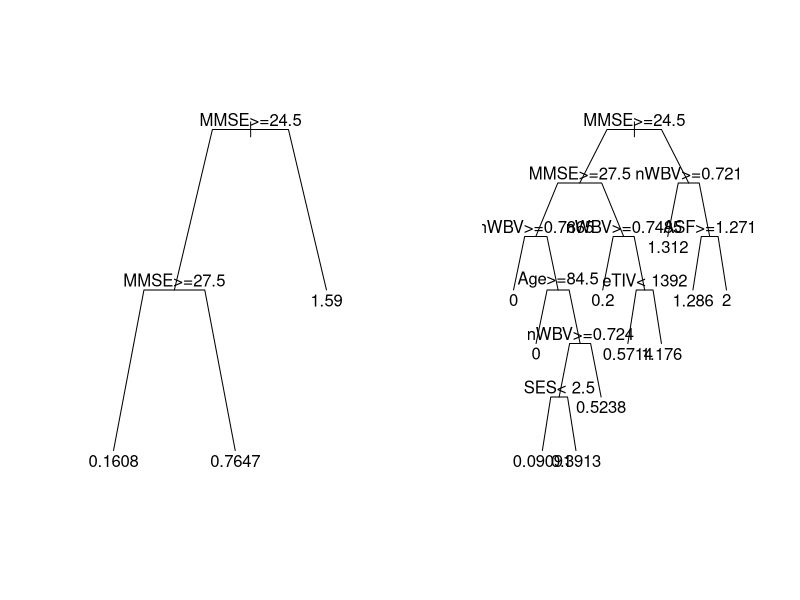

Reproduce this figure in R.

pl<-read.table("processed_oasis_cross-sectional.csv", header=TRUE, sep=",") 
library("rpart") 

# Include all independent variables and run CART anaylsis
pl_rpart<-rpart(CDR~ ., data=pl, control=rpart.control(xval=100)) 
opt<-which.min(pl_rpart$cptable[,"xerror"]) 
cp<-pl_rpart$cptable[opt,"CP"] 
par(mfrow=c(1,2)) 

# Prune the Tree
pl_prune<-prune(pl_rpart,cp=cp) 

# Plot both trees side by side
plot(pl_prune, uniform=TRUE, margin=0.1, branch=0.5, compress=TRUE) 
text(pl_prune) 
print(pl_prune$cptable) 
plot(pl_rpart, uniform=TRUE, margin=0.1, branch=0.5, compress=TRUE) 
text(pl_rpart) 
print(pl_rpart$cptable) 
